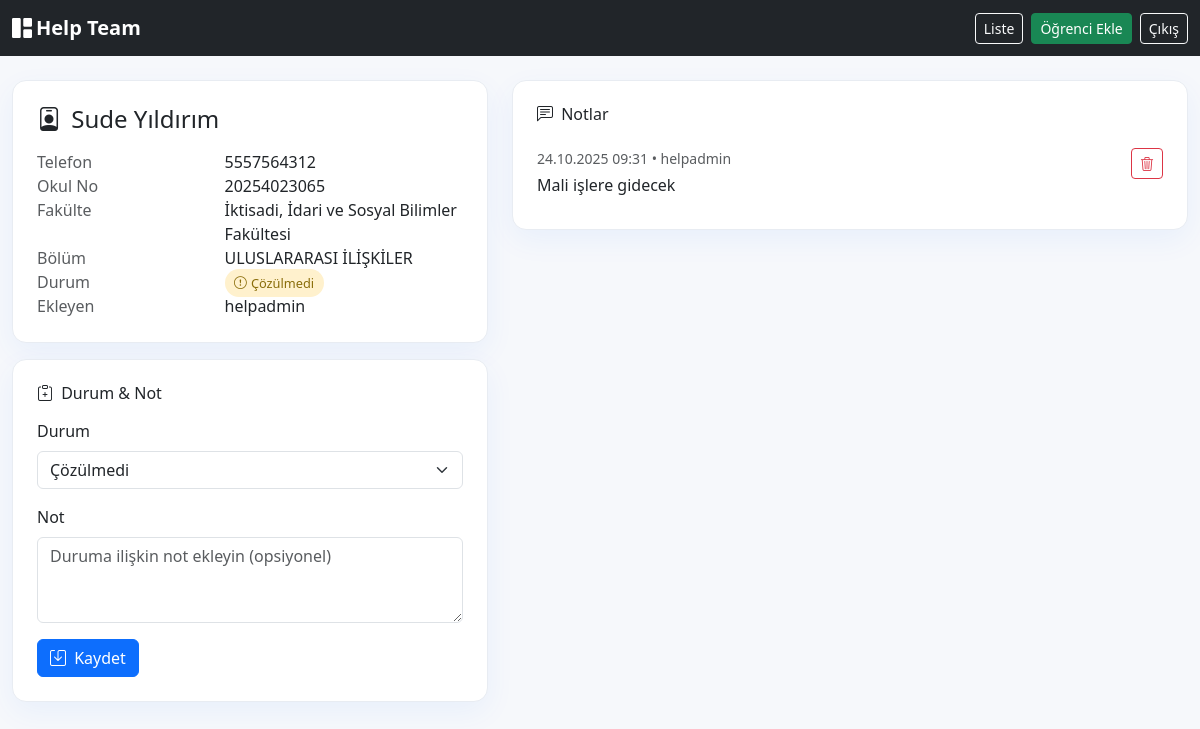
The page /student/5 (signed in) on the database its author committed.
### app.py (models this page shows)
class Student(db.Model):
    id = db.Column(db.Integer, primary_key=True)
    name = db.Column(db.String(150), nullable=False)
    phone = db.Column(db.String(20))
    school_no = db.Column(db.String(20))
    added_by = db.Column(db.String(150))
    status = db.Column(db.String(20), default='cozulmedi')  # 'cozuldu' | 'cozulmedi'
    department = db.Column(db.String(200))   # Bölüm
    faculty = db.Column(db.String(200))      # Fakülte

class StudentNote(db.Model):
    id = db.Column(db.Integer, primary_key=True)
    student_id = db.Column(db.Integer, db.ForeignKey('student.id'), nullable=False)
    text = db.Column(db.Text, nullable=False)
    author = db.Column(db.String(150))
    created_at = db.Column(db.DateTime, default=datetime.utcnow)

### app.py (the view, shortened to what this page needs)
@app.route("/student/<int:id>", methods=["GET", "POST"])
@login_required
def view_student(id):
    s = Student.query.get_or_404(id)
    notes = StudentNote.query.filter_by(student_id=id).order_by(StudentNote.created_at.desc()).all()
    return render_template("view_student.html", student=s, notes=notes)

### app.py (called while the page is built)
@login_manager.user_loader
def load_user(user_id):
    return User.query.get(int(user_id))

### templates/view_student.html (shortened to what this page needs)
<!doctype html>
<html lang="tr">
<head>
  <link href="https://cdn.jsdelivr.net/npm/bootstrap@5.3.2/dist/css/bootstrap.min.css" rel="stylesheet">
  <link href="https://cdn.jsdelivr.net/npm/bootstrap-icons@1.11.3/font/bootstrap-icons.css" rel="stylesheet">
</head>
<body>
<nav class="navbar navbar-expand-lg bg-dark navbar-dark">
  <div class="container-xxl">
    <a class="navbar-brand fw-semibold" href="{{ url_for('dashboard') }}"><i class="bi bi-grid-1x2-fill me-1"></i>Help Team</a>
    <div class="d-flex gap-2">
      <a href="{{ url_for('main_screen') }}" class="btn btn-outline-light btn-sm">Liste</a>
      <a href="{{ url_for('add_student') }}" class="btn btn-success btn-sm">Öğrenci Ekle</a>
      <a href="{{ url_for('logout') }}" class="btn btn-outline-light btn-sm">Çıkış</a>
    </div>
  </div>
</nav>
<div class="container-xxl py-4">
  <div class="row g-4">
    <div class="col-12 col-lg-5">
      <div class="glass p-4">
        <h4 class="mb-3"><i class="bi bi-person-badge me-1"></i> {{ student.name }}</h4>
        <div class="row">
          <div class="col-5 text-muted">Telefon</div><div class="col-7">{{ student.phone or '-' }}</div>
          <div class="col-5 text-muted">Okul No</div><div class="col-7">{{ student.school_no or '-' }}</div>
          <div class="col-5 text-muted">Fakülte</div><div class="col-7">{{ student.faculty or '-' }}</div>
          <div class="col-5 text-muted">Bölüm</div><div class="col-7">{{ student.department or '-' }}</div>
          <div class="col-5 text-muted">Durum</div>
          <div class="col-7">
            {% if student.status=='cozuldu' %}
              <span class="chip chip-success"><i class="bi bi-check2-circle me-1"></i>Çözüldü</span>
            {% else %}
              <span class="chip chip-warn"><i class="bi bi-exclamation-circle me-1"></i>Çözülmedi</span>
            {% endif %}
          </div>
          <div class="col-5 text-muted">Ekleyen</div><div class="col-7">{{ student.added_by or '—' }}</div>
        </div>
      </div>
      <div class="glass p-4 mt-3">
        <h6 class="mb-3"><i class="bi bi-clipboard-plus me-1"></i> Durum & Not</h6>
        <form method="post" class="row g-3">
          <div class="col-12">
            <label class="form-label">Durum</label>
            <select name="status" class="form-select">
              <option value="cozulmedi" {{ student.status!='cozuldu' and 'selected' or '' }}>Çözülmedi</option>
            </select>
          </div>
          <div class="col-12">
            <label class="form-label">Not</label>
            <textarea name="note" class="form-control" rows="3" placeholder="Duruma ilişkin not ekleyin (opsiyonel)"></textarea>
          </div>
          <div class="col-12">
            <button class="btn btn-primary"><i class="bi bi-save me-1"></i> Kaydet</button>
          </div>
        </form>
      </div>
    </div>
    <div class="col-12 col-lg-7">
      <div class="glass p-4">
        <h6 class="mb-3"><i class="bi bi-chat-left-text me-1"></i> Notlar</h6>
        {% if notes %}
          <div class="list-group list-group-flush">
            {% for n in notes %}
            <div class="list-group-item px-0">
              <div class="d-flex justify-content-between">
                <div>
                  <div class="small text-muted">
                    {{ n.created_at.strftime('%d.%m.%Y %H:%M') }} • {{ n.author or '—' }}
                  </div>
                  <div class="mt-1">{{ n.text }}</div>
                </div>
                <form method="post" action="{{ url_for('delete_note', note_id=n.id) }}" onsubmit="return confirm('Not silinsin mi?')">
                  <button class="btn btn-sm btn-outline-danger"><i class="bi bi-trash3"></i></button>
                </form>
              </div>
            </div>
            {% endfor %}
          </div>
        {% else %}
          <div class="text-muted">Henüz not yok.</div>
        {% endif %}
      </div>
    </div>
  </div>
</div>
</body>
</html>

### templates/view_student.html (style rules this page uses)
body { background:#f6f8fb }
.glass { background:#fff;border:1px solid #e8ecf2;border-radius:14px;box-shadow:0 10px 30px rgba(13,110,253,.06) }
.chip { padding:.3rem .6rem;border-radius:999px;font-size:.8rem }
.chip-warn { background:#fff1cd;color:#8a6d0a }

### rows shown on the page
Student: name "Sude Yıldırım", phone "5557564312", school_no "20254023065", faculty "İktisadi, İdari ve Sosyal Bilimler Fakültesi", department "ULUSLARARASI İLİŞKİLER", added_by "helpadmin"
StudentNote: created_at "24.10.2025 09:31", author "helpadmin", text "Mali işlere gidecek"
